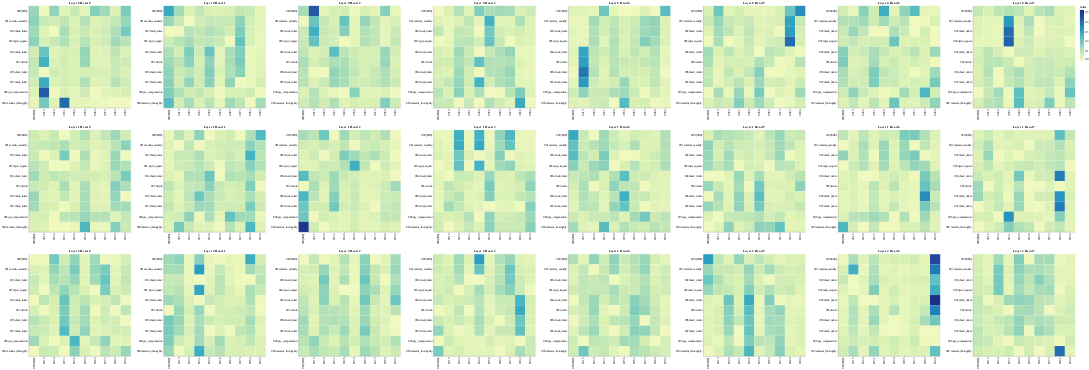

The notebook cell saved with this chart:
### Code cell
# Cross Attention
get_all_attention_maps("encoder-decoder", layers, heads, encoder_input_tokens, decoder_input_tokens, min(20, sentence_len))
